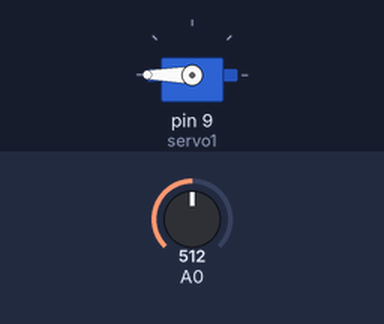
Simulated run of this sketch. Board: Arduino Uno, built with avr-gcc and run on an emulated ATmega328P. Parts: servo. The test bench sets the inputs (shaded band); at power-on: A0 = 512. What the sketch prints to the serial monitor is not drawn.

Above: at 0.05 s.
Timing chart, 0 to 4.6 s (numbered marks = the images above):
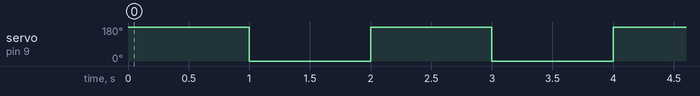

Measured:
- by itself, servo on pin 9 (servo1): alternates 180° for 1.0 s and 0° for 1.0 s

The sketch:

uso_de_biblioteca.ino
```cpp
/**
 *
 */

#include <Servo.h>
Servo servo1;

void setup() {
  Serial.begin(9600);
  servo1.attach(9);
}

void loop() {
  servo1.write(180);
  delay(1000);
  servo1.write(0);
  delay(1000);
  int leitura;
  leitura = analogRead(A0);
  Serial.println(leitura);

}
```
